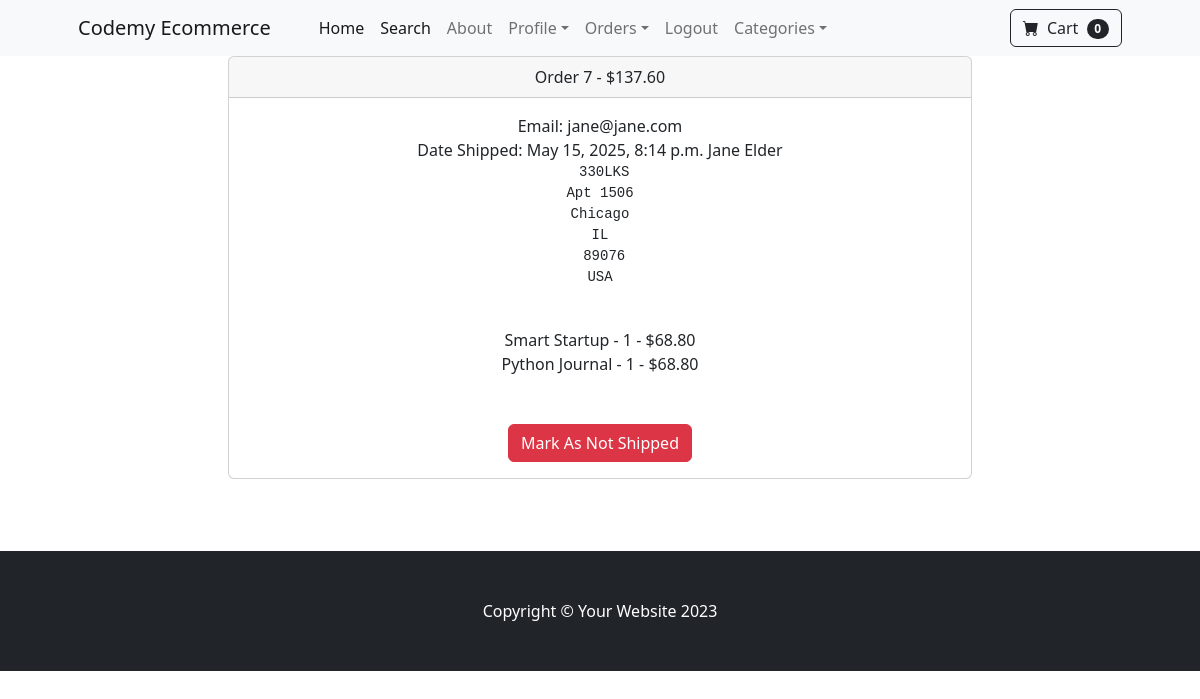
Page /payment/orders/7 (signed in) on the committed database.
### payment/models.py (models this page shows, shortened)
class Order(models.Model):
    user = models.ForeignKey(
        User, on_delete=models.CASCADE, null=True, blank=True)
    full_name = models.CharField(max_length=250)
    email = models.EmailField(max_length=250)
    shipping_address = models.TextField(max_length=15000)
    amount_paid = models.DecimalField(max_digits=7, decimal_places=2)
    date_ordered = models.DateTimeField(auto_now_add=True)
    shipped = models.BooleanField(default=False)
    date_shipped = models.DateTimeField(blank=True, null=True)

class OrderItem(models.Model):
    order = models.ForeignKey(
        Order, on_delete=models.CASCADE, null=True)
    product = models.ForeignKey(
        Product, on_delete=models.CASCADE, null=True)
    user = models.ForeignKey(
        User, on_delete=models.CASCADE, null=True, blank=True)
    quantity = models.PositiveIntegerField(default=1)
    price = models.DecimalField(max_digits=7, decimal_places=2)

### store/models.py (models this page shows)
class Product(models.Model):
    name = models.CharField(max_length=100)
    price = models.DecimalField(default=0, decimal_places=2, max_digits=6)
    category = models.ForeignKey(Category, on_delete=models.CASCADE, default=1)
    description = models.CharField(
        max_length=250, default='', blank=True, null=True)
    image = models.ImageField(upload_to='uploads/product/')
    is_sale = models.BooleanField(default=False)
    sale_price = models.DecimalField(default=0, decimal_places=2, max_digits=6)
    def __str__(self):
        return self.name

### payment/views.py (the view, shortened to what this page needs)
# urls.py: path('orders/<int:pk>', views.orders, name='orders'),
def orders(request, pk):
    if request.user.is_authenticated and request.user.is_superuser:
        order = Order.objects.get(id=pk)
        items = OrderItem.objects.filter(order=pk)
        return render(request, 'payment/orders.html', {'order': order, 'items': items})
    else:
        messages.success(request, "Access Denied")
        return redirect('home')

### cart/cart.py (called while the page is built)
    def __len__(self):
        return len(self.cart)

### cart/context_processors.py (called while the page is built)
def cart(request):
    return {'cart': Cart(request)}

### payment/templates/payment/orders.html (shortened to what this page needs)
{% extends 'base.html' %}
{% block content %}
<div class="container">
    <div class="row">
        <center>
            <div class="col-8">
                <div class="card">
                    <div class="card-header">
                        Order {{order.id}} - ${{order.amount_paid}}
                    </div>
                    <div class="card-body">
                        Email: {{order.email}} <br>
                        {% if order.date_shipped %}
                        Date Shipped: {{order.date_shipped}}
                        {% else %}
                        Date Ordered:{{order.date_ordered}} <br>
                        {% endif %}
                        {{order.full_name}} <br>
                        <pre> {{order.shipping_address}}</pre> <br>
                        {% for item in items %}
                        {{item.product}} - {{item.quantity}} - ${{item.price}} <br>
                        {% endfor %}
                        <br><br>
                        {% if not order.shipped %}
                        <form method='POST'>
                            {% csrf_token %}
                            <input type="hidden" name="shipping_status" value="True">
                            <button type="submit" class="btn btn-success">Mark As Shipped</button>
                        </form>
                        {% else %}
                        <form method='POST'>
                            <button type="submit" class="btn btn-danger">Mark As Not Shipped</button>
                        </form>
                        {% endif %}
                    </div>
                </div>
                <br>
                <br><br>
            </div>
        </center>
    </div>
</div>
{% endblock %}

### rows in the picture
Order: id "7", amount_paid "137.60", email "jane@jane.com", date_shipped "May 15, 2025, 8:14 p.m.", full_name "Jane Elder", shipping_address "330LKS Apt 1506 Chicago IL 89076 USA"
OrderItem: product "Smart Startup", quantity "1", price "68.80"
OrderItem: product "Python Journal", quantity "1", price "68.80"

### other values in the picture
{{ cart|length }} "0"
